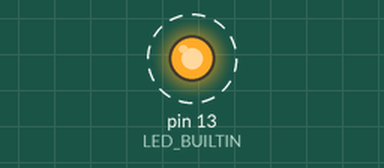
Bench run of a sketch on a simulated Arduino Uno, built with avr-gcc and run on an emulated ATmega328P. Parts: output pins drawn as LEDs (lit = HIGH). Dashed ring = blinking.

Above: at 0.5 s.
Timing chart, 0 to 4.6 s (numbered marks = the images above):
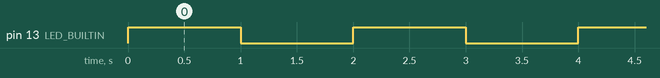

Measured:
- by itself, pin 13 (LED_BUILTIN): alternates HIGH for 1.0 s and LOW for 1.0 s

The sketch:

BlinkUsingInterval.ino
```cpp
// Blink the led every 1 second using setInterval

#include <AsyncTimer.h>
#define LED_BUITIN
AsyncTimer t;

void setup() {
  pinMode(LED_BUILTIN, OUTPUT);
  digitalWrite(LED_BUILTIN, HIGH);

  t.setInterval([]() { digitalWrite(LED_BUILTIN, !digitalRead(LED_BUILTIN)); },
                1000);
}

void loop() { t.handle(); }
```
